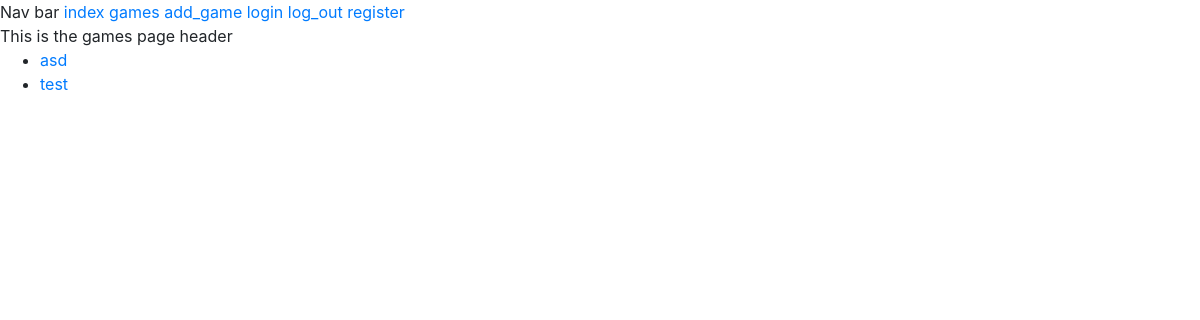
The page /games/ on the database as committed earlier.
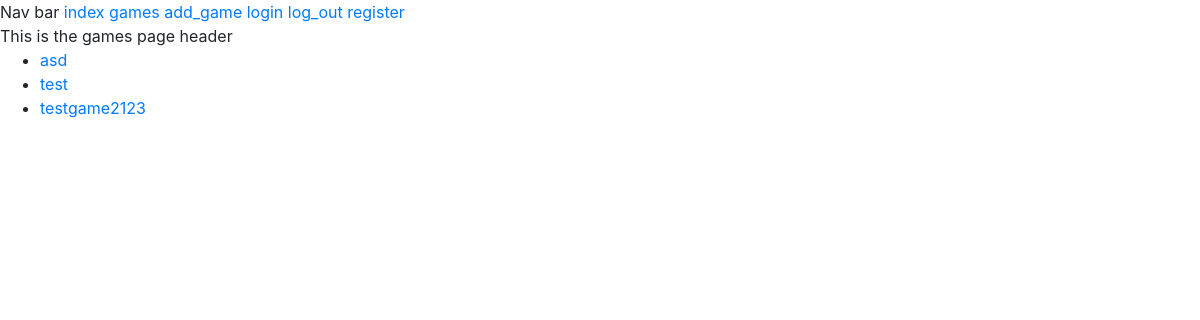
The same page on the database as committed later.
### board_games/models.py (models this page shows)
class BoardGame(models.Model):
    game = models.CharField(max_length=100)
    genre = models.CharField(max_length=200)
    year_published = models.IntegerField()
    owner = models.ForeignKey(User, on_delete=models.CASCADE)
    def __str__(self):
        return self.game

### board_games/views.py (the view)
# urls.py: path("games/", views.games, name="games"),
def games(request):
    games = BoardGame.objects.order_by("game")
    context = {"games": games}
    return render(request, "board_games/games.html", context)

### board_games/templates/board_games/games.html
{% extends 'board_games/base.html' %}
{% block page_header %}
This is the games page header
{% endblock page_header %}
{% block content %}
<ul>
    {% for game in games %}
    <li>
        <a href={% url 'board_games:game_info' game.id %}>{{game}}</a>
    </li>
    {% empty %}
    <li>No games :(</li>
    {% endfor %}
</ul>
{% endblock content %}

Rows that differ between the two databases and show on the page:
added BoardGame: game "testgame2123"
